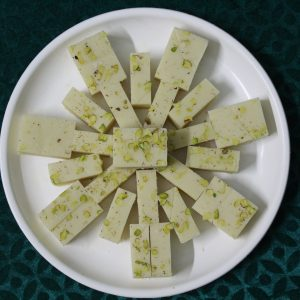
#> input picture assets/legacy-wordpress/IMG_2464-300x300.jpg, 300 x 300 px
$ python despill.py ../../assets/legacy-wordpress/IMG_2464-300x300.jpg ../../assets/legacy-wordpress/IMG_2656-150x150.jpg
#> lines starting #> are read from the running program, lines starting #| are printed output that depends on the picture; after the words box and inside, x2 and y2 are one past the last pixel; in counts of white or black regions, pixels touching at a corner belong together
# ─── despill.py ──────────────────────────────────────────────────────────────
# Red-cast removal for cutouts whose master was shot on the red cloth.
#
#     python scripts/photography/despill.py <in.webp> <out.webp> \
#         [--kill-sat 1.1] [--desat 0.34] [--rot 0.85]
#
# WHY THIS EXISTS. The 2026-08-13 shoot put several sweets on a bright red
# cloth. u2net cuts the silhouette but cannot un-bounce the light: the red
# ground reflects into the sweet (a pink cast over the whole subject) and the
# matte keeps slivers of raw cloth in concave gaps (between cashews). The
# owner read the hero Kaju Katli as "a red tint on it" (2026-08-24) — this is
# the pixel-level fix.
#
# WHAT IT DOES, in HSV:
#   - REGRADE: hues inside ±16° of red rotate smoothly toward beige (38°) and
#     desaturate, the weight fading to zero by 42° so honest cream/gold pixels
#     never move and there is no banding at the boundary. Raw cloth slivers
#     become neutral shadow tones, which read as the gaps they are.
#   - KILL (off by default, --kill-sat > 1 disables): alpha-zero for very
#     saturated red. Tested and rejected for kaju-katli — the spill on the
#     sweet itself is saturated enough that any kill threshold low enough to
#     catch the cloth also chews holes in the katli. Regrade-only is the safe
#     setting; the kill remains for a future master where slivers survive it.
#
# APPLIED, the registry cutouts.py reads: every master listed here gets this
# treatment automatically after cutouts.py (re)builds its cutout, so a
# `--force` re-run can no longer silently resurrect the red version (that trap
# was confirmed in the 2026-08-24 review). Key is the master's base filename.
#
# WHEN A CUTOUT'S PIXELS CHANGE, BUMP ITS CACHE REVISION TOO: /products/* is
# served with a 30-day no-revalidate cache, so returning browsers keep the old
# bytes under the unchanged URL. CUTOUT_REVISION in
# apps/storefront/src/lib/cutouts.ts is the bust — this exact miss shipped the
# despilled katli to production while every prior visitor still saw it red.
#
# DO NOT add whole categories wholesale: gongura, red karam and the kesar
# range are legitimately red, and this would bleach them. One file at a time,
# eyes on the output.

import sys

import numpy as np
from PIL import Image

APPLIED: dict[str, dict[str, float]] = {
    "kaju-katli": {"kill_sat": 1.1, "desat": 0.34, "rot": 0.85},
}


def despill(
    src: str,
    dst: str,
    kill_sat: float = 1.1,  # > 1 = kill disabled
    desat: float = 0.34,
    rot: float = 0.85,
    target_hue: float = 38.0,  # warm beige — the sweet's honest hue family
) -> None:
#> called with kill_sat = 1.1, desat = 0.34, rot = 0.85, target_hue = 38
    img = Image.open(src).convert("RGBA")
    a = np.asarray(img, dtype=np.float32) / 255.0
    rgb, al = a[..., :3], a[..., 3].copy()
#> al: shape (300, 300) float32; every value is 1

    mx = rgb.max(axis=-1)
    mn = rgb.min(axis=-1)
    d = mx - mn
    v = mx
    s = np.where(mx > 0, d / np.maximum(mx, 1e-6), 0)
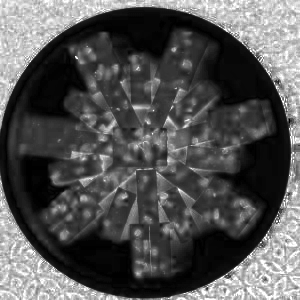
#> s: shape (300, 300) float32; min 0, max 1, mean 0.333

    r, g, b = rgb[..., 0], rgb[..., 1], rgb[..., 2]
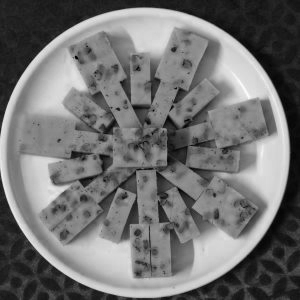
#> b: shape (300, 300) float32; min 0, max 0.992, mean 0.447
    h = np.zeros_like(r)
    mask = d > 1e-6
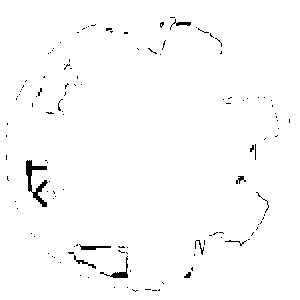
#> mask: shape (300, 300) bool; 98.6% white; 127 black regions (117 under 20 px), largest, box (x1, y1, x2, y2) and area: (26, 160, 48, 207) 358, (100, 256, 128, 278) 127, (79, 244, 111, 250) 93
    rm = (mx == r) & mask
#> rm: shape (300, 300) bool; 46.9% white; 61 white regions (57 under 20 px), largest, box (x1, y1, x2, y2) and area: (6, 25, 278, 291) 41644, (18, 64, 45, 97) 347, (102, 26, 112, 31) 24, (116, 32, 128, 36) 20
    gm = (mx == g) & mask & ~rm
#> gm: shape (300, 300) bool; 17.7% white; 361 white regions (240 under 20 px), largest, box (x1, y1, x2, y2) and area: (243, 0, 300, 119) 2229, (60, 22, 150, 63) 1028, (193, 38, 239, 98) 774
    bm = (mx == b) & mask & ~rm & ~gm
#> bm: shape (300, 300) bool; 33.9% white; 48 white regions (37 under 20 px), largest, box (x1, y1, x2, y2) and area: (0, 0, 300, 300) 26468, (262, 0, 300, 54) 1166, (64, 244, 128, 276) 1005
    dd = np.maximum(d, 1e-6)
    h[rm] = ((g - b)[rm] / dd[rm]) % 6
    h[gm] = (b - r)[gm] / dd[gm] + 2
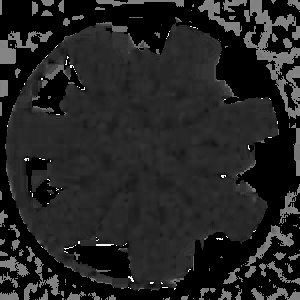
#> h: shape (300, 300) float32; min 0, max 5.75, mean 0.813; drawn with min black and max white
    h[bm] = (r - g)[bm] / dd[bm] + 4
    h *= 60

    # hue as a signed distance from red: -180..180 around 0°
    h_signed = np.where(h > 180, h - 360, h)
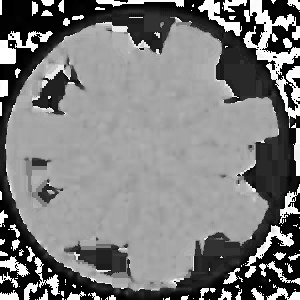
#> h_signed: shape (300, 300) float32; min -178.8, max 180, mean -3.3; drawn with min black and max white

    # redness weight: 1 inside ±16°, smoothstep to 0 by 42°; neutrals stay put
    w = np.clip((42.0 - np.abs(h_signed)) / (42.0 - 16.0), 0.0, 1.0)
    w = w * w * (3 - 2 * w)
    w *= np.clip((s - 0.10) / 0.10, 0.0, 1.0)
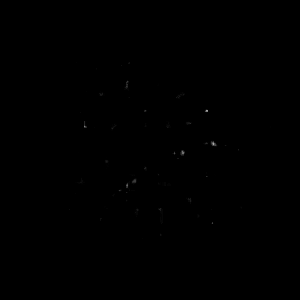
#> w: shape (300, 300) float32; min 0, max 0.67, mean 0.000473

    red_zone = np.abs(h_signed) < 26
#> red_zone: shape (300, 300) bool; 1.7% white; 153 white regions (141 under 20 px), largest, box (x1, y1, x2, y2) and area: (24, 157, 48, 207) 387, (100, 256, 128, 278) 127, (79, 244, 111, 250) 93
    kill_full = red_zone & (s > kill_sat)
#> kill_full: shape (300, 300) bool; every value is 0
    kill_soft = red_zone & (s > kill_sat - 0.10) & ~kill_full
    al[kill_full] = 0
    al[kill_soft] *= 0.4

    h2 = np.mod(h_signed + (target_hue - h_signed) * (rot * w), 360.0)
    s2 = s * (1 - desat * w)
    # even after desat, nothing in the red zone stays candy-saturated
    s2 = np.where(red_zone, np.minimum(s2, 0.45), s2)

    # HSV -> RGB, vectorised
    c = v * s2
    hp = h2 / 60.0
    x = c * (1 - np.abs(np.mod(hp, 2) - 1))
    z = np.zeros_like(c)
    conds = [
        (0 <= hp) & (hp < 1), (1 <= hp) & (hp < 2), (2 <= hp) & (hp < 3),
        (3 <= hp) & (hp < 4), (4 <= hp) & (hp < 5), (5 <= hp) & (hp <= 6),
    ]
    rr = np.select(conds, [c, x, z, z, x, c])
    gg = np.select(conds, [x, c, c, x, z, z])
    bb = np.select(conds, [z, z, x, c, c, x])
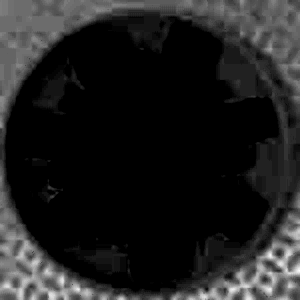
#> bb: shape (300, 300) float32; min 0, max 0.239, mean 0.0301; drawn with min black and max white
    m = v - c
    out = np.stack([rr + m, gg + m, bb + m, al], axis=-1)
    np.clip(out, 0, 1, out=out)
    Image.fromarray((out * 255).astype(np.uint8), "RGBA").save(dst, "WEBP", quality=82, method=6)
    print(
        f"[despill] regraded {float(np.mean(w > 0.05)):.1%}, "
        f"killed {float(np.mean(kill_full)):.1%} full / {float(np.mean(kill_soft)):.1%} soft"
    )
#| [despill] regraded 0.2%, killed 0.0% full / 0.0% soft


def _arg(name: str, default: float) -> float:
    return float(sys.argv[sys.argv.index(name) + 1]) if name in sys.argv else default


if __name__ == "__main__":
    despill(
        sys.argv[1],
        sys.argv[2],
        kill_sat=_arg("--kill-sat", 1.1),
        desat=_arg("--desat", 0.34),
        rot=_arg("--rot", 0.85),
    )

$ run again, on assets/legacy-wordpress/abt-1.jpg
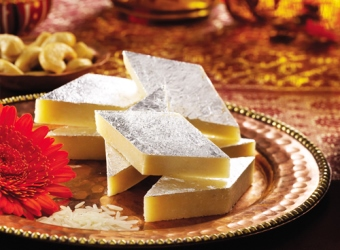
#> input picture assets/legacy-wordpress/abt-1.jpg, 340 x 250 px
#> al: shape (250, 340) float32; every value is 1
#> in despill, `mask = d > 1e-6`:
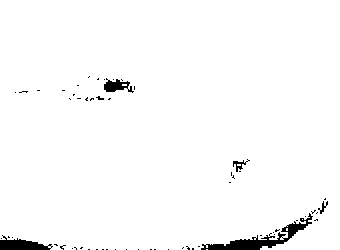
#> mask: shape (250, 340) bool; 97.7% white; 59 black regions (54 under 20 px), largest, box (x1, y1, x2, y2) and area: (201, 213, 313, 250) 936, (0, 235, 53, 250) 441, (104, 78, 134, 93) 236, (233, 159, 250, 172) 71, (318, 201, 328, 214) 44
#> rm: shape (250, 340) bool; 97.1% white; 40 black regions (32 under 20 px), largest, box (x1, y1, x2, y2) and area: (192, 198, 328, 250) 1233, (0, 234, 70, 250) 545, (104, 78, 135, 93) 293
#> gm: shape (250, 340) bool; 0.19% white in thin lines or dots, all inside (x1, y1, x2, y2) = (0, 78, 318, 250)
#> bm: shape (250, 340) bool; 0.44% white in thin lines or dots, all inside (x1, y1, x2, y2) = (0, 77, 328, 250)
#> red_zone: shape (250, 340) bool; 64.3% white; 170 black regions (133 under 20 px), largest, box (x1, y1, x2, y2) and area: (0, 51, 331, 250) 22269, (0, 32, 94, 76) 2982, (256, 50, 327, 90) 1176
#> kill_full: shape (250, 340) bool; every value is 0
#> in despill, `out = np.stack([rr + m, gg + m, bb + m, al], axis=-1)`:
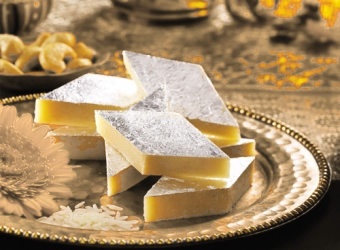
#> out: shape (250, 340, 4) float32; mean of channels 0, 1, 2, 3 0.643, 0.539, 0.394, 1; drawn as R, G, B
#| [despill] regraded 77.0%, killed 0.0% full / 0.0% soft
